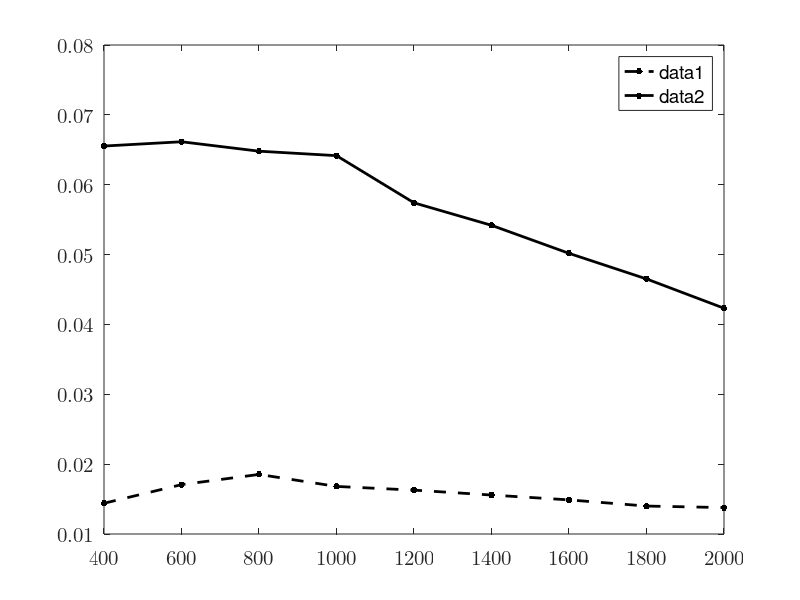

This chart was generated by the following MATLAB code:
% u =(10:2:26);
% i =[0.065 0.081 0.099 0.117 0.137 0.156 0.177 0.200 0.220];
% v1=[2.795 3.582 4.286 4.648 5.133 6.056 6.587 7.180 7.803];
% r=0.5*103.84*10^(-3);
% s=pi*r*r;
% rho=1.185;
% p0=u.*i
% p1=0.5.*rho.*s.*(v1.^3)
% ita=p1./p0
%
% subplot(1, 2, 1);
% uv=scatter(u, v1, 200, 'k', '.');
% hold on;
% xlim([10, 26])
% xticks(u)
% set(gca, 'FontName', 'Latin Modern Math', 'FontSize', 15);
% xlabel('\fontname{Songti SC}输入电压 \fontname{Latin Modern Math}U/V');
% ylabel('\fontname{Songti SC}风速 \fontname{Latin Modern Math}V_1/(m/s)');
% box on;
% M=[u' ones(9,1)];
% k=M\(v1');
% v1pre=(M*k)';
%
% plot(u, v1pre, '-k', 'LineWidth', 2);
%
% subplot(1, 2, 2);
% plot(v1, ita, '.-k', 'LineWidth', 2, 'MarkerSize', 15);
% set(gca, 'FontName', 'Latin Modern Math', 'FontSize', 15);
% xlabel('\fontname{Songti SC}风速 \fontname{Latin Modern Math}V_1/(m/s)');
% ylabel('\fontname{Songti SC}转换效率 \fontname{Latin Modern Math}\eta');
%

r=(400:200:2000);
u1=[2.40,3.20,3.85,4.10,4.42,4.67,4.88,5.02,5.25];
u2=[5.12,6.30,7.20,8.01,8.30,8.71,8.96,9.15,9.20];
p1=u1.^2./r
p2=u2.^2./r

plot(r, p1, '.--k', 'LineWidth', 2, 'MarkerSize', 15);
hold on;
plot(r, p2, '.-k', 'LineWidth', 2, 'MarkerSize', 15);
set(gca, 'FontName', 'Latin Modern Math', 'FontSize', 15);

xlim([400, 2000])
xticks(r)

legend();
